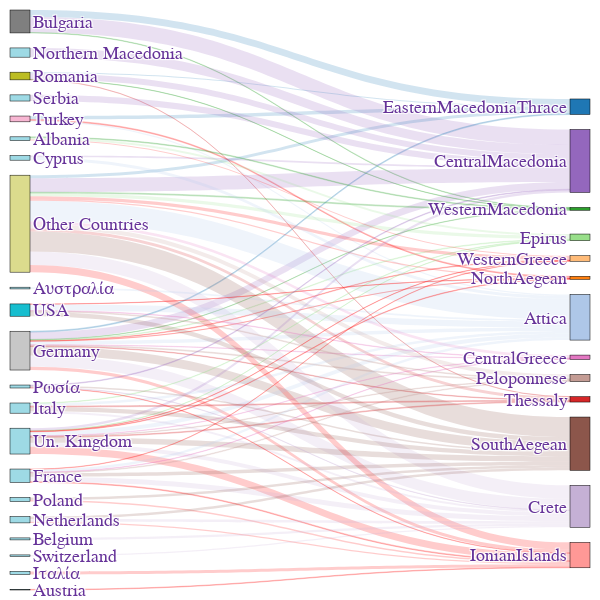

This figure's notebook cell:
### Code cell
plot_incoming_tourism_per_country(data_countries,2018)
